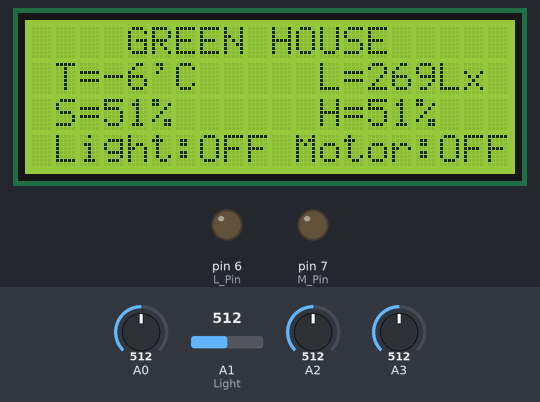
Simulated run of this sketch. Board: Arduino Uno, built with avr-gcc and run on an emulated ATmega328P. On the bench: 20×4 character LCD, output pins drawn as LEDs (lit = HIGH). The inputs (shaded band) are chosen by the test bench; at power-on: A2 = 512, A1 (Light) = 512, A0 = 512, A3 = 512.

Above: at 1.2 s.
1.3 s: A2 set to 415
At 2.5 s:
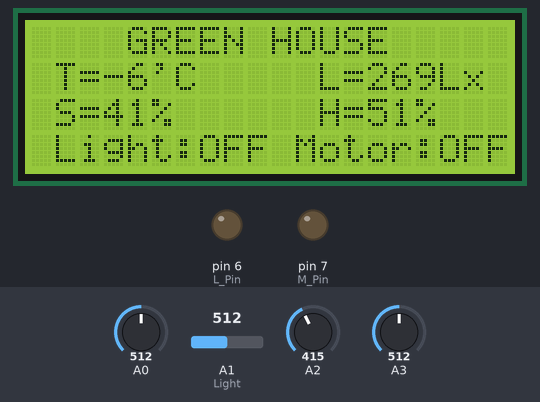
2.8 s: A2 set to 384
At 3.4 s:
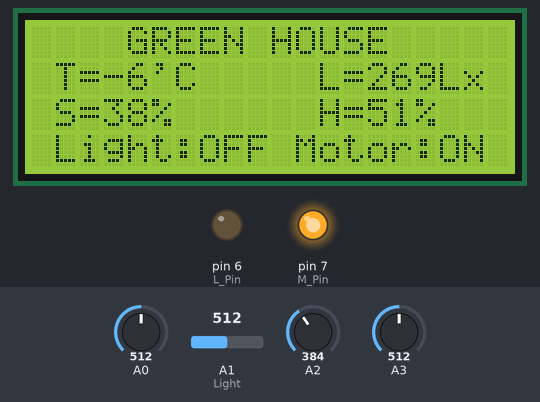
4.3 s: A1 (Light) set to 62
At 5.5 s:
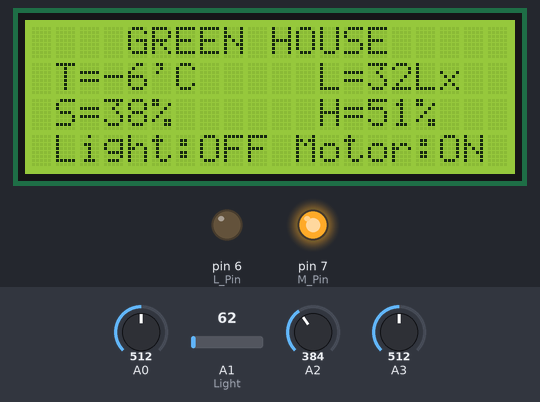
5.8 s: A1 (Light) set to 53
At 6.2 s:
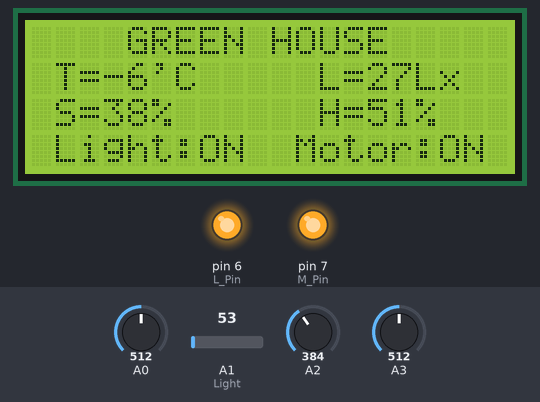
7.3 s: A0 set to 716
At 8.7 s:
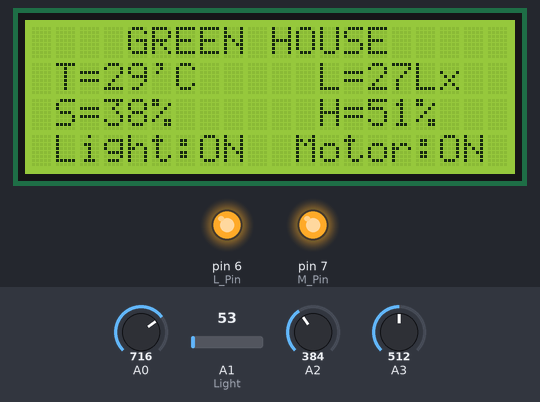
10.3 s: A3 set to 30
At 11.1 s:
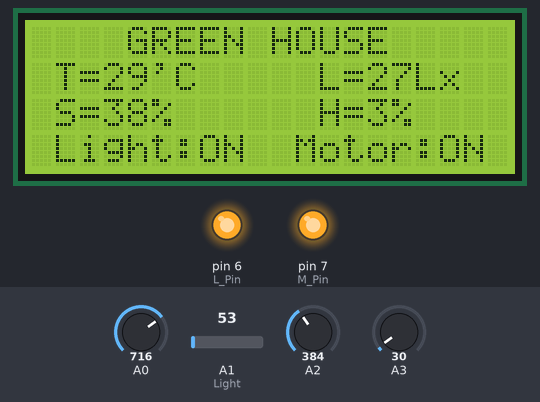
Timing chart, 0 to 13.3 s (numbered marks = the images above; inputs shaded):
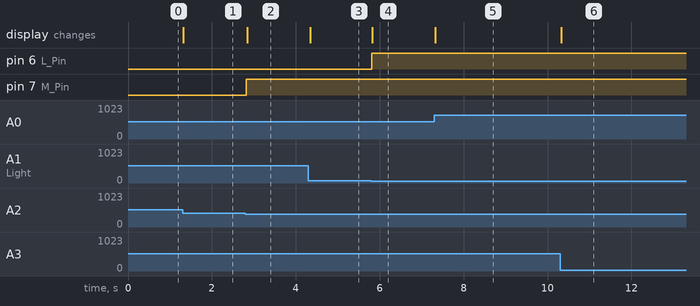

Measured:
- the behaviour switches between 400 and 399 on A2 (found by bisection; images 1 and 2)
- the behaviour switches between 57 and 56 on A1 (Light) (found by bisection; images 3 and 4)
- after the input at 1.3 s, the display: changes at once (image 1)
- after the input at 2.8 s, pin 7 (M_Pin): LOW → HIGH at once; the display: changes at once (image 2)
- after the input at 4.3 s, the display: changes at once (image 3)
- after the input at 5.8 s, pin 6 (L_Pin): LOW → HIGH at once; the display: changes at once (image 4)
- after the input at 7.3 s, the display: changes at once (image 5)
- after the input at 10.3 s, the display: changes at once (image 6)

The sketch:

sketch_may05a.ino
```cpp
// include the library code:
#include <LiquidCrystal.h>

//LiquidCrystal lcd(rs, en, d4, d5, d6, d7);
  LiquidCrystal lcd(13, 12, 11, 10,  9,  8);

const int L_Pin = 6;
const int M_Pin = 7;

void setup()
{
  lcd.begin(20, 4); // set up the LCD's number of columns and rows:
  lcd.setCursor(0,0); // set the cursor position:
  lcd.print("    GREEN HOUSE    ");

  pinMode(L_Pin,OUTPUT);
  pinMode(M_Pin,OUTPUT);
}

void loop()
{
  //Temperature Sensing
  int S1=analogRead(A0);  // Read Temperature
  int Temp=(S1*500)/1023; // Storing value in Degree Celsius
  lcd.setCursor(0,1);
  lcd.print(" T=");
  lcd.print(Temp);
  lcd.print("'C     ");

  //Light Intensity
  int S2=analogRead(A1);  // Read Light Intensity
  int LI=S2/1.9;
  lcd.setCursor(11,1);
  lcd.print(" L=");
  lcd.print(LI);
  lcd.print("Lx       ");

  //Soil Moisture
  int S3=analogRead(A2);  // Read Soil Moisture
  int SM=S3/10;
  lcd.setCursor(0,2);
  lcd.print(" S=");
  lcd.print(SM);
  lcd.print("%      ");

  //Air Humidity
  int S4=analogRead(A3);  // Read Air Humidity
  int H=S4/10;
  lcd.setCursor(11,2);
  lcd.print(" H=");
  lcd.print(H);
  lcd.print("%   ");

  if(LI<30)
  {
    digitalWrite(L_Pin,HIGH);
    lcd.setCursor(0,3);
    lcd.print(" Light:ON   ");
  }
  else
  {
    digitalWrite(L_Pin,LOW);
    lcd.setCursor(0,3);
    lcd.print(" Light:OFF   ");
  }

  if(SM<40)
  {
    digitalWrite(M_Pin,HIGH);
    lcd.setCursor(10,3);
    lcd.print(" Motor:ON    ");
  }
  else
  {
    digitalWrite(M_Pin,LOW);
    lcd.setCursor(10,3);
    lcd.print(" Motor:OFF    ");
  }
}
```
